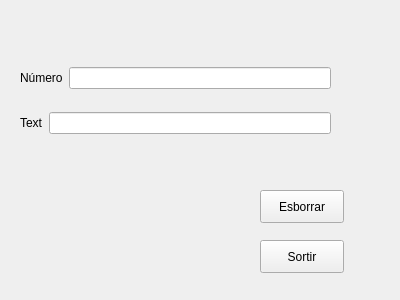
<?xml version="1.0" encoding="UTF-8"?>
<ui version="4.0">
 <class>MyForm</class>
 <widget class="QWidget" name="MyForm">
  <property name="geometry">
   <rect>
    <x>0</x>
    <y>0</y>
    <width>400</width>
    <height>300</height>
   </rect>
  </property>
  <property name="windowTitle">
   <string>Form</string>
  </property>
  <widget class="QPushButton" name="pushButton">
   <property name="geometry">
    <rect>
     <x>260</x>
     <y>190</y>
     <width>84</width>
     <height>33</height>
    </rect>
   </property>
   <property name="text">
    <string>Esborrar</string>
   </property>
  </widget>
  <widget class="QPushButton" name="pushButton_2">
   <property name="geometry">
    <rect>
     <x>260</x>
     <y>240</y>
     <width>84</width>
     <height>33</height>
    </rect>
   </property>
   <property name="text">
    <string>Sortir</string>
   </property>
  </widget>
  <widget class="QWidget" name="">
   <property name="geometry">
    <rect>
     <x>20</x>
     <y>50</y>
     <width>311</width>
     <height>101</height>
    </rect>
   </property>
   <layout class="QVBoxLayout" name="verticalLayout">
    <item>
     <layout class="QHBoxLayout" name="horizontalLayout">
      <item>
       <widget class="QLabel" name="label">
        <property name="text">
         <string>Número</string>
        </property>
       </widget>
      </item>
      <item>
       <widget class="QLineEdit" name="lineEdit">
        <property name="styleSheet">
         <string notr="true">
color: rgb(255, 17, 0);</string>
        </property>
        <property name="inputMethodHints">
         <set>Qt::ImhDigitsOnly</set>
        </property>
        <property name="maxLength">
         <number>10</number>
        </property>
       </widget>
      </item>
     </layout>
    </item>
    <item>
     <layout class="QHBoxLayout" name="horizontalLayout_2">
      <item>
       <widget class="QLabel" name="label_2">
        <property name="text">
         <string>Text</string>
        </property>
       </widget>
      </item>
      <item>
       <widget class="QLineEdit" name="lineEdit_2">
        <property name="styleSheet">
         <string notr="true">color: rgb(14, 29, 239);</string>
        </property>
        <property name="inputMethodHints">
         <set>Qt::ImhLowercaseOnly|Qt::ImhUppercaseOnly</set>
        </property>
        <property name="maxLength">
         <number>10</number>
        </property>
       </widget>
      </item>
     </layout>
    </item>
   </layout>
  </widget>
 </widget>
 <resources/>
 <connections>
  <connection>
   <sender>pushButton</sender>
   <signal>clicked()</signal>
   <receiver>lineEdit</receiver>
   <slot>clear()</slot>
   <hints>
    <hint type="sourcelabel">
     <x>296</x>
     <y>191</y>
    </hint>
    <hint type="destinationlabel">
     <x>272</x>
     <y>65</y>
    </hint>
   </hints>
  </connection>
  <connection>
   <sender>pushButton</sender>
   <signal>clicked()</signal>
   <receiver>lineEdit_2</receiver>
   <slot>clear()</slot>
   <hints>
    <hint type="sourcelabel">
     <x>305</x>
     <y>200</y>
    </hint>
    <hint type="destinationlabel">
     <x>300</x>
     <y>122</y>
    </hint>
   </hints>
  </connection>
  <connection>
   <sender>pushButton_2</sender>
   <signal>clicked()</signal>
   <receiver>MyForm</receiver>
   <slot>close()</slot>
   <hints>
    <hint type="sourcelabel">
     <x>289</x>
     <y>263</y>
    </hint>
    <hint type="destinationlabel">
     <x>136</x>
     <y>235</y>
    </hint>
   </hints>
  </connection>
 </connections>
</ui>
